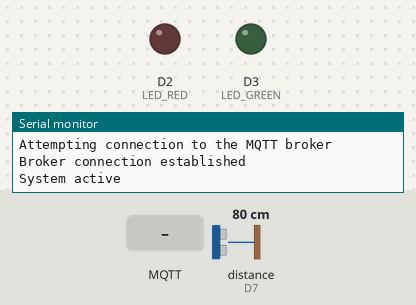
Recording of a sketch running on a simulated Arduino MKR. Shown: output pins drawn as LEDs (lit = HIGH), the last lines printed to the serial monitor. Wiring (inferred from the names in the program): ultrasonic range finder: trigger D6; echo D7. The inputs (shaded band) are chosen by the test bench; at power-on: distance to the obstacle (sensor on D7) 80 cm. The echo pulse lasts 58.3 µs per cm; WiFi joins after 1.5 s; servers stay silent unless stated; no MQTT or app messages arrive unless stated; not simulated (calls return 0 or success): arduino_secrets.h; names the files do not define were given values by the test bench: SECRET_MQTT_PORT = 1883; pins used as bus, display or sensor lines are not drawn.

Above: at 2.7 s.
2.8 s: MQTT message "1" arrives on the first subscribed topic
At 4.2 s:
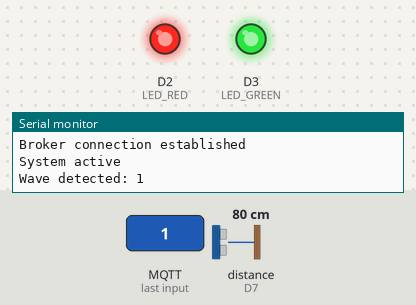
4.5 s: distance to the obstacle (sensor on D7) set to 7 cm
6.0 s: distance to the obstacle (sensor on D7) set to 4 cm
Timing chart, 0 to 9.0 s (numbered marks = the images above; inputs shaded):
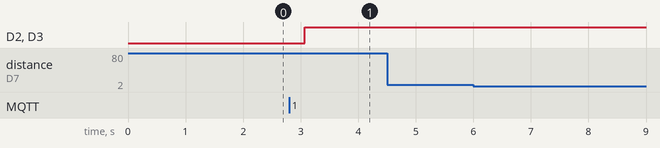

The sketch:

3_2C-MQTT_EMQX.ino
```cpp
#define LED_RED 2
#define LED_GREEN 3
#define TRIG_PIN 6
#define ECHO_PIN 7

#include "LocalWifi.h"
#include "Broker.h"
#include "arduino_secrets.h"

typedef struct {
  const char* wave;
  const char* pat;
} Topic;

const Topic topics = {
  .wave = "ES/s225617573/wave",
  .pat = "ES/s225617573/pat"
};

bool light_on = false;
float duration_us, distance_cm;

void detectedTouch(String message){
  Serial.print("Touch detected: ");
  Serial.println(message);
  triggerLights(false);
  delay(1000);
}

void detectedWave(String message){
  Serial.print("Wave detected: ");
  Serial.println(message);
  triggerLights(true);
}

float readSensor(){
  digitalWrite(TRIG_PIN, HIGH);
  delayMicroseconds(10);
  digitalWrite(TRIG_PIN, LOW);

  duration_us = pulseIn(ECHO_PIN, HIGH);    // measures pulse duration of object distance
  distance_cm = 0.017 * duration_us;        // measures distance between sensor & obstacle
  return distance_cm;
}

void triggerLights(bool power){
  digitalWrite(LED_RED, power);
  digitalWrite(LED_GREEN, power);
  light_on = power;
}

void printToTerminal(int dist){
  Serial.println("======================");
  Serial.print("distance: ");
  Serial.print(dist);
  Serial.println(" cm");
}

void setup() {
  Serial.begin(9600);
  while(!Serial);

  Serial.println("Setup");
  connectLocalWifi();

  connectToBroker();
  subscribeToTopic(topics.wave, detectedWave);
  subscribeToTopic(topics.pat, detectedTouch);
  mqttClient.setCallback(parseMessage);       // sets the callback function to parse received messages

  pinMode(TRIG_PIN, OUTPUT);
  pinMode(ECHO_PIN, INPUT);
  pinMode(LED_RED, OUTPUT);
  pinMode(LED_GREEN, OUTPUT);

  Serial.println("System active");
}

void loop() {
  mqttClient.loop();

  readSensor();

  // handles touch functionality. Slight delay added after the if the first statment is true
  // to ensure it isn't picking up motion within the room. If after 600ms the distance is still
  // below 5cm, will publish a light off request to the broker
  if(distance_cm <= 5 && light_on) {
    printToTerminal(distance_cm);
    Serial.println("Pause for pat confirmation");
    delay(600);
    if (readSensor() <= 5) {
      printToTerminal(distance_cm);
      publishToBroker(topics.pat, "Lights OFF");
    }
  }
  else if(distance_cm < 20 && !light_on) {
    printToTerminal(distance_cm);
    publishToBroker(topics.wave, "Lights ON");
  }

  delay(500);
}
```

Broker.cpp
```cpp
#define MAX_SUBS 10

#include <PubSubClient.h>
#include "LocalWifi.h"
#include "arduino_secrets.h"

PubSubClient mqttClient(wifiClient);

// defines a pointer function used to store and call the onReceive Subscriber member
typedef void (*TopicFunction)(String message);

const char MQTT_SERVER[] = SECRET_MQTT_SERVER;
const int MQTT_PORT = SECRET_MQTT_PORT;
const char MQTT_CLIENT[] = "ArduinoNanoIoT";

typedef struct {
  const char* topic;
  TopicFunction onReceive;
} Subscriber;

Subscriber subscriptions[MAX_SUBS];
int topicSubs = 0;

// handles connection to the broker, will attempt to connect 10 times before halting
void connectToBroker(){
  int attempts= 0;
  mqttClient.setServer(MQTT_SERVER, MQTT_PORT);

  Serial.println("Attempting connection to the MQTT broker");
  if (!mqttClient.connect(MQTT_CLIENT)) {
    attempts++;
    Serial.print("MQTT connection failed! Error code = ");
    Serial.println(mqttClient.state());

    if (attempts >= 10) {
      Serial.println("Max attempts reached, halting.");
      while(1);
    }
    Serial.print("Reattempting connection: ");
    Serial.println(attempts);
    delay(2000);
  }
  Serial.println("Broker connection established");
}

// parseMessage is used as the callback function for the broker.
// on receipt of the payload, if the topic is found in subscriptions, the onReceive function attributed
// to the topic is called.
// If no topic is found, logs to serial monitor.
void parseMessage(char* topic, byte* payload, unsigned int length){
  String message = String((char*)payload).substring(0, length);   // convert to arduino String

  for (int i = 0; i < topicSubs; i++) {
    if (strcmp(topic, subscriptions[i].topic) == 0){
      subscriptions[i].onReceive(message);
      return;
    }
  }
  Serial.print("No handler found for topic: ");
  Serial.println(topic);
}

// handles publishing data to the broker.
// Reconnects to broker if connection has been terminated.
void publishToBroker(const char* topic, const char* message) {
  Serial.println("Publishing Data...");
  if (!mqttClient.connected())
    connectToBroker();

  mqttClient.publish(topic, message);
}

// sends subscription request MQTT broker.
// If max subscriptions reached, logs error and returns
// Otherwise, adds topic and onReceive handler to the subscriptions array
void subscribeToTopic(const char* topic, TopicFunction onReceive){
  if (topicSubs >= MAX_SUBS) {
    Serial.print("Max subscriptions reached, cannot subscribe to: ");
    Serial.println(topic);
    return;
  }
  mqttClient.subscribe(topic);
  subscriptions[topicSubs++] = {topic, onReceive};
}
```

Broker.h
```cpp
#ifndef BROKER_H
#define BROKER_H
#include <WiFiNINA.h>
#include <PubSubClient.h>

extern PubSubClient mqttClient;
typedef void (*TopicFunction)(String message);

void connectToBroker(void);
void parseMessage(char* topic, byte* payload, unsigned int length);
void publishToBroker(const char* topic, const char* message);
void subscribeToTopic(const char* topic, TopicFunction onReceive);

#endif
```

LocalWifi.cpp
```cpp
#include <WiFiNINA.h>
#include "arduino_secrets.h"

WiFiClient wifiClient;                 // initialise secure wifi client

// Wifi & Broker credentials
const char SSID[] = SECRET_SSID;
const char PSWD[] = SECRET_PWD;

void connectLocalWifi(){
  Serial.print("Attempting connection to SSID: ");
  Serial.println(SSID);
  while (WiFi.begin(SSID, PSWD) != WL_CONNECTED) {
    delay(5000);
  }
  Serial.println("Wifi connection established");
}
```

LocalWifi.h
```cpp
#ifndef LOCALWIFI_H
#define LOCALWIFI_H
#include <WiFiNINA.h>

extern WiFiClient wifiClient;

void connectLocalWifi(void);
#endif
```

Measured:
- after the input at 2.8 s, D2 (LED_RED), D3 (LED_GREEN): LOW → HIGH after 0.27 s
- after the input at 4.5 s, every drawn part: stays the same
